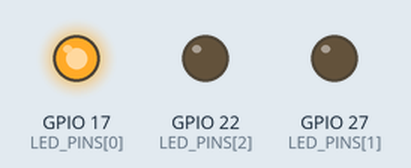
The program below on a simulated Raspberry Pi (BCM pin numbers). Parts: output pins drawn as LEDs (lit = HIGH).

Above: at 0.2 s.
At 0.7 s:
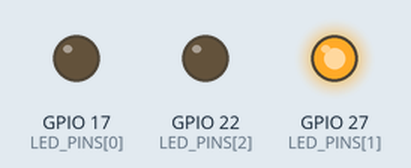
At 2.7 s:
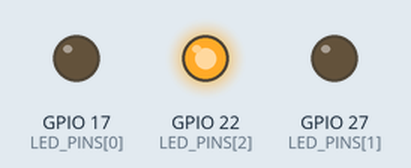
Timing chart, 0 to 3.5 s (numbered marks = the images above):
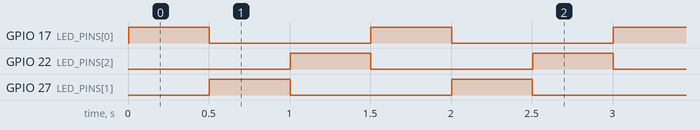

Measured:
- by itself, GPIO 17 (LED_PINS[0]), GPIO 22 (LED_PINS[2]), GPIO 27 (LED_PINS[1]): alternates HIGH for 0.50 s and LOW for 1.0 s
- by itself, everything shown: repeats every 1.5 s, in 3 steps

The program:

Prueba_DeLEDV1.py
```python
import pigpio
import time

# Configura los pines GPIO donde tienes conectados los LEDs
LED_PINS = [17, 27, 22]  # Cambia estos numeros segun los pines que uses para cada LED

# Conecta a pigpio
pi = pigpio.pi()

# Verifica que la conexion con pigpio fue exitosa
if not pi.connected:
    print("Error al conectar con pigpio daemon")
    exit()

# Configura los pines de los LEDs como salidas
for pin in LED_PINS:
    pi.set_mode(pin, pigpio.OUTPUT)

try:
    while True:
        # Enciende cada LED en secuencia
        for pin in LED_PINS:
            pi.write(pin, 1)  # Enciende el LED
            time.sleep(0.5)   # Espera medio segundo
            pi.write(pin, 0)  # Apaga el LED

except KeyboardInterrupt:
    print("Programa interrumpido")

finally:
    # Limpia y desconecta de pigpio
    for pin in LED_PINS:
        pi.write(pin, 0)  # Apaga cada LED
    pi.stop()
```
